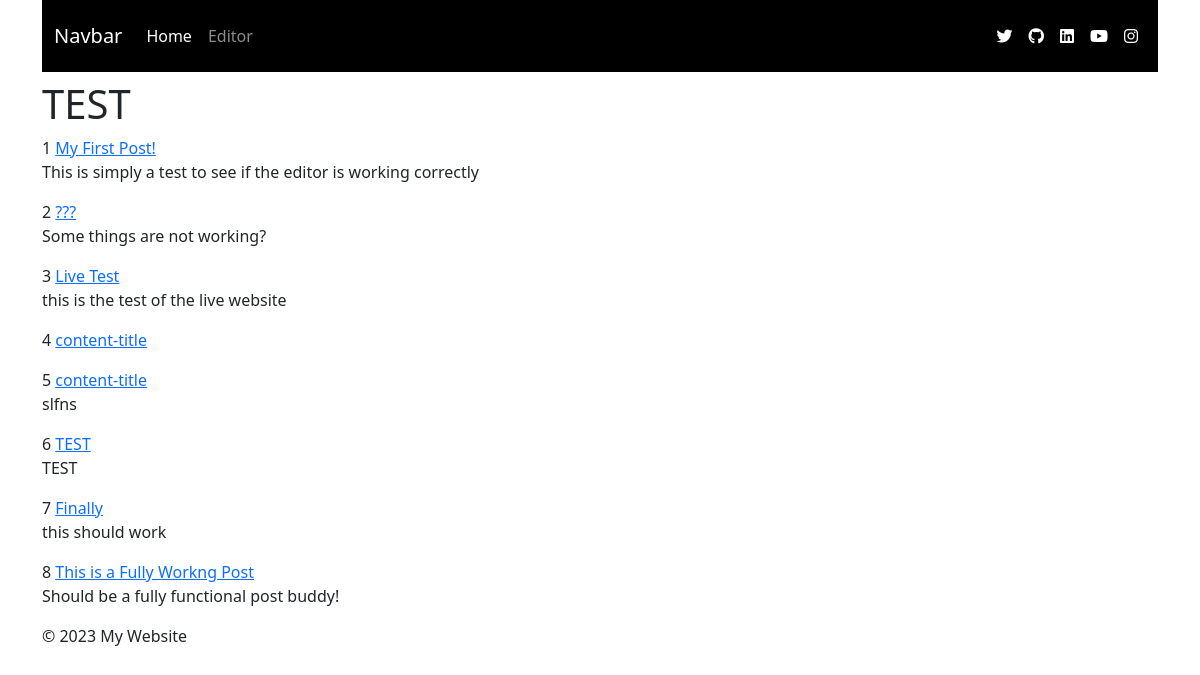
The page /index on the database as committed earlier.
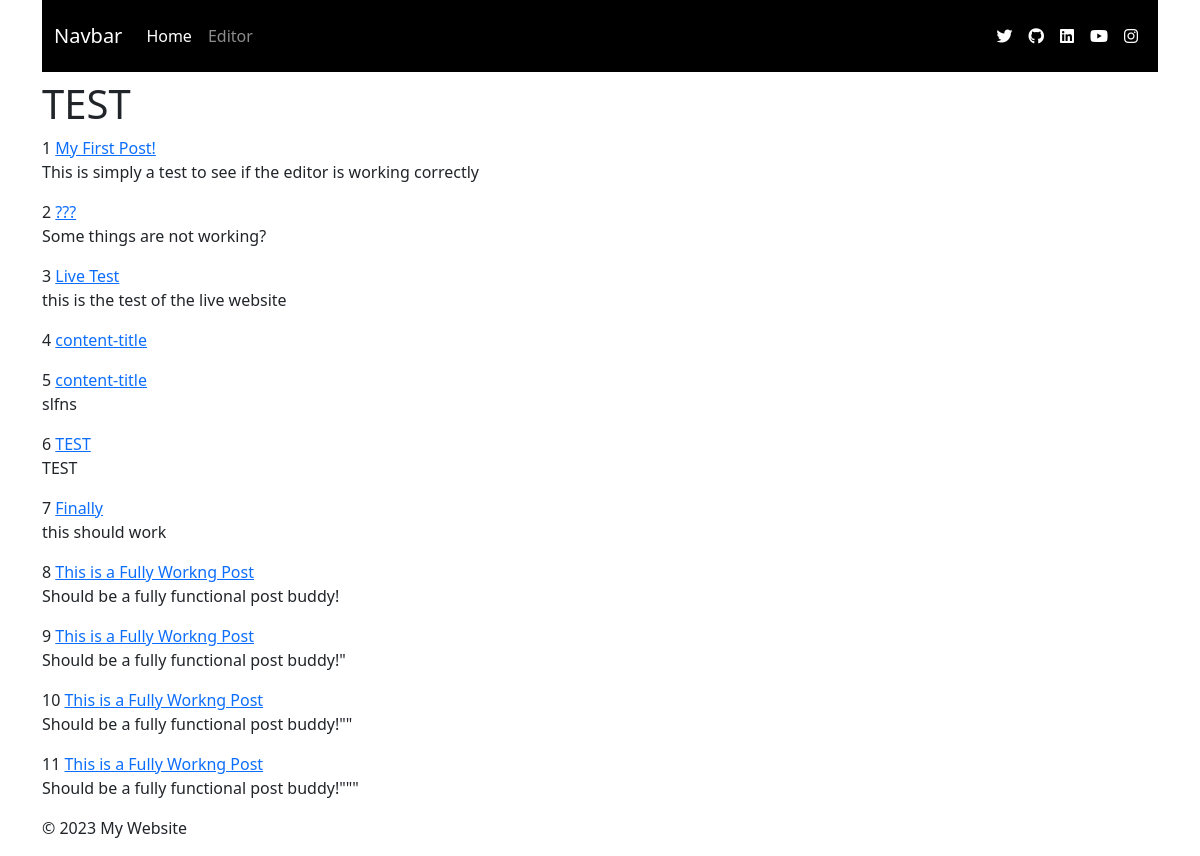
The same page on the database as committed later.
### app/models.py (models this page shows)
class Content(db.Model):
    id = db.Column(db.Integer, primary_key=True)
    title = db.Column(db.String(140), index=True)
    snippet = db.Column(db.String(280), index=True)
    thumbnail_url = db.Column(db.String(280), index=True)
    content = db.Column(db.Text)

### app/main/routes.py (the view)
@bp.route("/")
@bp.route("/index")
def index():
    content = Content.query.all()
    return render_template("index.html", content=content)

### app/main/templates/index.html
{% extends "base.html" %}
{% block content %}
<h1>TEST</h1>
{% for post in content %}
{{ post.id }}
<a href="{{ url_for('main.content', id=post.id) }}">{{ post.title }}</a>
<p>{{ post.snippet }}</p>
{% endfor %}
{% endblock %}

### app/main/templates/base.html (shortened to what this page needs)
<!DOCTYPE html>
<html>
<head>
    <link href="https://cdn.jsdelivr.net/npm/bootstrap@5.3.0-alpha3/dist/css/bootstrap.min.css" rel="stylesheet"
>
</head>
<body>
    <div class="container-md">
        <nav class="navbar navbar-expand-lg navbar-dark bg-black">
            <div class="container-fluid">
                <a class="navbar-brand" href="#">Navbar</a>
                <div class="collapse navbar-collapse" id="navbarSupportedContent">
                    <ul class="navbar-nav me-auto mb-2 mb-lg-0">
                        <li class="nav-item">
                            <a class="nav-link active" aria-current="page" href="{{ url_for('main.index') }}">Home</a>
                        </li>
                        <li class="nav-item">
                            <a class="nav-link" href="{{ url_for('editor.editor') }}">Editor</a>
                        </li>
                    </ul>
                    <nav class="navbar navbar-expand-sm">
                        <ul class="navbar-nav ml-auto">
                            <li class="nav-item">
                                <a class="nav-link" href="#">
                                    <i class="fa-brands fa-twitter" style="color: #ffffff;"></i>
                                </a>
                            </li>
                            <li class="nav-item">
                                <a class="nav-link" href="#">
                                    <i class="fa-brands fa-github" style="color: #ffffff;"></i>
                                </a>
                            </li>
                            <li class="nav-item">
                                <a class="nav-link" href="#">
                                    <i class="fa-brands fa-linkedin" style="color: #ffffff;"></i>
                                </a>
                            </li>
                            <li class="nav-item">
                                <a class="nav-link" href="#">
                                    <i class="fa-brands fa-youtube" style="color: #ffffff;"></i>
                                </a>
                            </li>
                            <li class="nav-item">
                                <a class="nav-link" href="#">
                                    <i class="fa-brands fa-instagram" style="color: #ffffff;"></i>
                                </a>
                            </li>
                        </ul>
                    </nav>
                </div>
            </div>
        </nav>
        {% block content %}{% endblock %}
        <footer>
            <p>&copy; 2023 My Website</p>
        </footer>
    </div>
</body>
</html>

Rows that differ between the two databases and show on the page:
added Content: id "9", title "This is a Fully Workng Post", snippet "Should be a fully functional post buddy!\""
added Content: id "10", title "This is a Fully Workng Post", snippet "Should be a fully functional post buddy!\"\""
added Content: id "11", title "This is a Fully Workng Post", snippet "Should be a fully functional post buddy!\"\"\""
